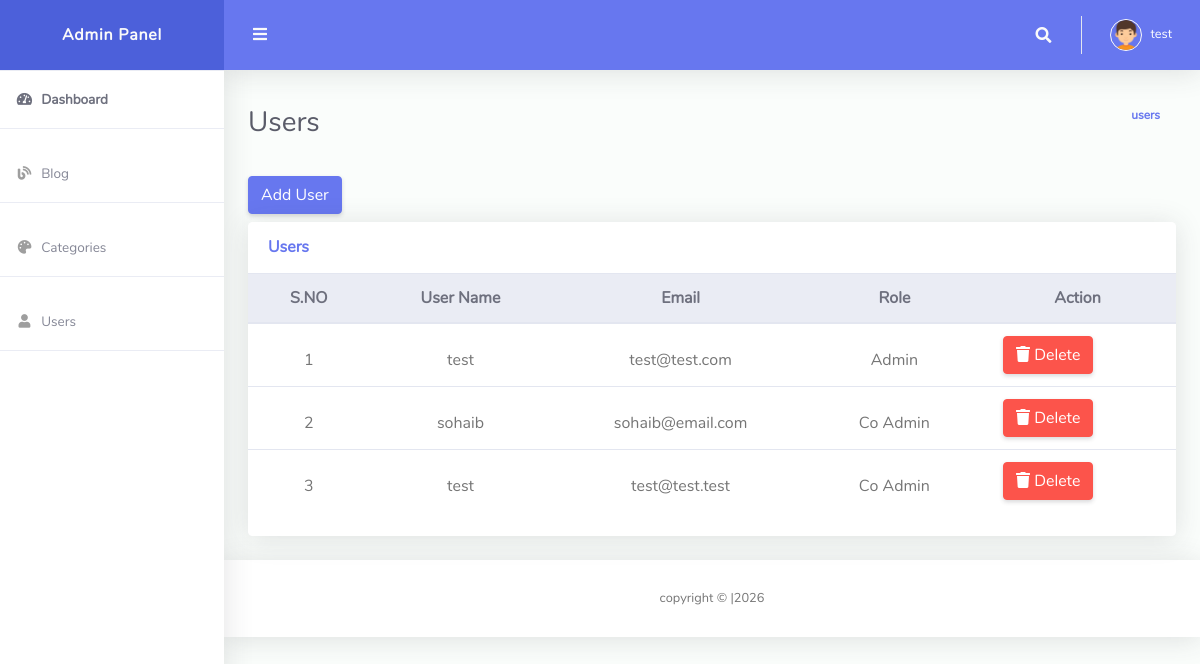
The page /admin/users.php (signed in) on the database its author committed.
### tables this page shows
CREATE TABLE `user` (
  `user_id` int(11) NOT NULL,
  `username` varchar(100) NOT NULL,
  `email` varchar(255) NOT NULL,
  `password` varchar(255) NOT NULL,
  `role` int(11) NOT NULL
);

### admin/users.php (the view, shortened to what this page needs)
<?php
include 'partials/_header.php';
include 'partials/_navbar.php';
$sql = "SELECT * FROM user";
$result = mysqli_query($conn,$sql);
$check_rows = mysqli_num_rows($result);
?>
<div class="container-fluid" id="container-wrapper">
    <div class="d-sm-flex align-items-center justify-content-between mb-4">
        <h1 class="h3 mb-0 text-gray-800">Users</h1>
        <ol class="breadcrumb">
            <li class="breadcrumb-item"><a href="users.php">users</a></li>
        </ol>
    </div>
    <div class="row">
        <div class="col-12">
            <a class="btn btn-primary mb-2" href="add_user.php">Add User</a>
        </div>
        <div class="col-lg-12 mb-4">
            <div class="card">
                <div class="card-header py-3 d-flex flex-row align-items-center justify-content-between">
                    <h6 class="m-0 font-weight-bold text-primary">Users</h6>
                </div>
                <div class="table-responsive">
                    <table class="table align-items-center table-flush">
                        <thead class="thead-light">
                            <tr>
                                <th class="text-center">S.NO</th>
                                <th class="text-center">User Name</th>
                                <th class="text-center">Email</th>
                                <th class="text-center">Role</th>
                                <th class="text-center">Action</th>
                            </tr>
                        </thead>
                        <tbody>
                            <?php
                         if($check_rows>0){
                            $count = 1;
                            while($rows=mysqli_fetch_assoc($result)){
                                echo '<tr>
                                       <td class="text-center pt-4">'.$count.'</td>
                                       <td class="text-center pt-4">'.$rows['username'].'</td>
                                       <td class="text-center pt-4">'.$rows['email'].'</td>';
                                       if($rows['role']=='1'){
                                           echo '<td class="text-center pt-4">Admin</td>';
                                        }else{
                                           echo '<td class="text-center pt-4">Co Admin</td>';
                                        }
                                     echo '<td>';
                                     ?>
                                                 <form  method="POST" onsubmit="return confirm('Are you sure want to Delete?')">
                                                 <button type="submit" name="delete_user" class="btn btn-danger">
                                                 <i class="fas fa-trash"></i>
                                                 <span>Delete</span>
                                                 </button>
                                                </form>
                                        <?php
                               echo '</td>';
                           echo '</tr>';
                            ++$count;
                        }
                    }else{
                       echo 'no rows found';
                    }
                    ?>
                        </tbody>
                    </table>
                </div>
                <div class="card-footer"></div>
            </div>
        </div>
    </div>
</div>
<?php
include 'partials/_footer.php';
?>

### rows shown on the page
user: username "test", email "test@test.com", role "Admin"
user: username "sohaib", email "sohaib@email.com", role "Co Admin"
user: username "test", email "test@test.test", role "Co Admin"

### other values the page prints
$_SESSION['user_data']['user_name'] "test"
